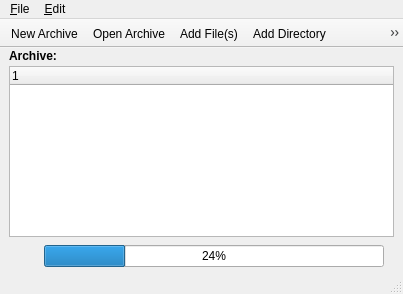
<?xml version="1.0" encoding="UTF-8"?>
<ui version="4.0">
 <class>MainUI</class>
 <widget class="QMainWindow" name="MainUI">
  <property name="geometry">
   <rect>
    <x>0</x>
    <y>0</y>
    <width>403</width>
    <height>294</height>
   </rect>
  </property>
  <widget class="QWidget" name="centralwidget">
   <layout class="QVBoxLayout" name="verticalLayout">
    <property name="spacing">
     <number>3</number>
    </property>
    <property name="topMargin">
     <number>1</number>
    </property>
    <property name="bottomMargin">
     <number>0</number>
    </property>
    <item>
     <layout class="QHBoxLayout" name="horizontalLayout">
      <item>
       <widget class="QLabel" name="label">
        <property name="font">
         <font>
          <weight>75</weight>
          <bold>true</bold>
         </font>
        </property>
        <property name="text">
         <string>Archive:</string>
        </property>
       </widget>
      </item>
      <item>
       <widget class="QLabel" name="label_archive">
        <property name="sizePolicy">
         <sizepolicy hsizetype="Expanding" vsizetype="Preferred">
          <horstretch>0</horstretch>
          <verstretch>0</verstretch>
         </sizepolicy>
        </property>
        <property name="text">
         <string notr="true"/>
        </property>
       </widget>
      </item>
     </layout>
    </item>
    <item>
     <widget class="QTreeWidget" name="tree_contents">
      <property name="selectionMode">
       <enum>QAbstractItemView::ExtendedSelection</enum>
      </property>
      <column>
       <property name="text">
        <string notr="true">1</string>
       </property>
      </column>
     </widget>
    </item>
    <item>
     <layout class="QHBoxLayout" name="horizontalLayout_2">
      <item>
       <widget class="QLabel" name="label_progress_icon">
        <property name="sizePolicy">
         <sizepolicy hsizetype="Fixed" vsizetype="Fixed">
          <horstretch>0</horstretch>
          <verstretch>0</verstretch>
         </sizepolicy>
        </property>
        <property name="minimumSize">
         <size>
          <width>32</width>
          <height>32</height>
         </size>
        </property>
        <property name="maximumSize">
         <size>
          <width>32</width>
          <height>32</height>
         </size>
        </property>
        <property name="text">
         <string notr="true"/>
        </property>
       </widget>
      </item>
      <item>
       <widget class="QProgressBar" name="progressBar">
        <property name="value">
         <number>24</number>
        </property>
       </widget>
      </item>
      <item>
       <widget class="QLabel" name="label_progress">
        <property name="text">
         <string notr="true"/>
        </property>
        <property name="alignment">
         <set>Qt::AlignRight|Qt::AlignTrailing|Qt::AlignVCenter</set>
        </property>
       </widget>
      </item>
     </layout>
    </item>
   </layout>
  </widget>
  <widget class="QMenuBar" name="menubar">
   <property name="geometry">
    <rect>
     <x>0</x>
     <y>0</y>
     <width>403</width>
     <height>19</height>
    </rect>
   </property>
   <widget class="QMenu" name="menuFile">
    <property name="title">
     <string>&amp;File</string>
    </property>
    <addaction name="action_New"/>
    <addaction name="action_Open"/>
    <addaction name="separator"/>
    <addaction name="action_Quit"/>
   </widget>
   <widget class="QMenu" name="menuEdit">
    <property name="title">
     <string>&amp;Edit</string>
    </property>
    <addaction name="actionAdd_File"/>
    <addaction name="actionAdd_Dirs"/>
    <addaction name="actionRemove_File"/>
    <addaction name="separator"/>
    <addaction name="actionExtract_All"/>
    <addaction name="actionExtract_Sel"/>
   </widget>
   <addaction name="menuFile"/>
   <addaction name="menuEdit"/>
  </widget>
  <widget class="QStatusBar" name="statusbar"/>
  <widget class="QToolBar" name="toolBar">
   <property name="movable">
    <bool>false</bool>
   </property>
   <property name="floatable">
    <bool>false</bool>
   </property>
   <attribute name="toolBarArea">
    <enum>TopToolBarArea</enum>
   </attribute>
   <attribute name="toolBarBreak">
    <bool>false</bool>
   </attribute>
   <addaction name="action_New"/>
   <addaction name="action_Open"/>
   <addaction name="actionAdd_File"/>
   <addaction name="actionAdd_Dirs"/>
   <addaction name="actionRemove_File"/>
   <addaction name="separator"/>
   <addaction name="actionExtract_All"/>
   <addaction name="actionExtract_Sel"/>
  </widget>
  <action name="action_Open">
   <property name="text">
    <string>&amp;Open Archive</string>
   </property>
   <property name="statusTip">
    <string>Open archive</string>
   </property>
  </action>
  <action name="action_New">
   <property name="text">
    <string>&amp;New Archive</string>
   </property>
   <property name="statusTip">
    <string>New archive</string>
   </property>
  </action>
  <action name="action_Quit">
   <property name="text">
    <string>&amp;Quit</string>
   </property>
  </action>
  <action name="actionAdd_File">
   <property name="text">
    <string>Add File(s)</string>
   </property>
   <property name="statusTip">
    <string>Add files to archive</string>
   </property>
  </action>
  <action name="actionRemove_File">
   <property name="text">
    <string>Remove File(s)</string>
   </property>
   <property name="statusTip">
    <string>Remove selection from archive</string>
   </property>
  </action>
  <action name="actionExtract_All">
   <property name="text">
    <string>Extract All</string>
   </property>
   <property name="statusTip">
    <string>Extract archive into a directory</string>
   </property>
  </action>
  <action name="actionAdd_Dirs">
   <property name="text">
    <string>Add Directory</string>
   </property>
   <property name="statusTip">
    <string>Add directory to archive</string>
   </property>
  </action>
  <action name="actionExtract_Sel">
   <property name="text">
    <string>Extract Selection</string>
   </property>
   <property name="statusTip">
    <string>Extract Selected Items</string>
   </property>
  </action>
  <action name="actionUSB_Image">
   <property name="text">
    <string>USB Image</string>
   </property>
   <property name="statusTip">
    <string>Copy an IMG to a USB device (may require admin permission)</string>
   </property>
  </action>
 </widget>
 <resources/>
 <connections/>
</ui>
